Frame 1 (no input): blank canvas, image omitted
Frame 60 (the mouse pressed at the canvas centre just before this capture): blank canvas, image omitted
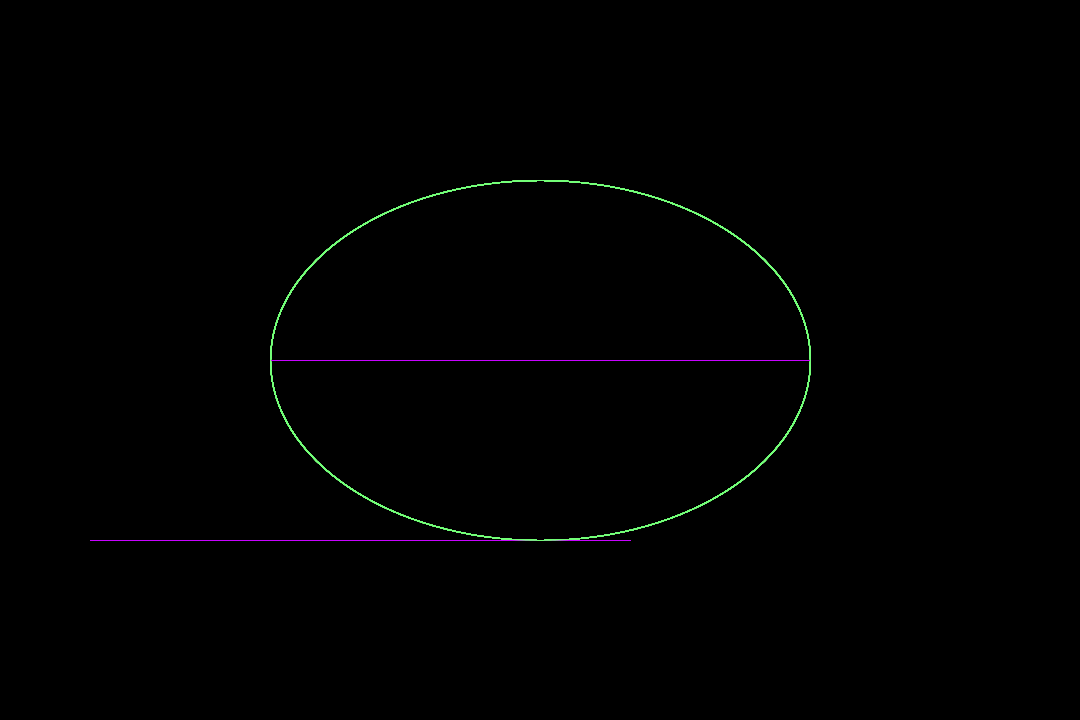
Frame 120 (the mouse held since frame 60 and released just before this capture)

The Processing sketch whose frames 1 and 60 were blank and that drew this single picture after the mouse press (run headless with seeded random() and noise(); from frame 60 on, the mouse is pressed at the canvas centre):

// Processing sketch: processing_146656
// ── processing_146656.pde

void setup(){
  size(1080,720);
  //the below thing is the background color
  background(mouseX,mouseY,#C6A2A2);
  
}

void draw(){
  //if i put background here there will be no trail
  if(mousePressed){
  stroke(#C703FF);
  fill(mouseX,#C703FF);
  ellipse(mouseX,mouseY,mouseX,mouseY%5);
  ellipse(mouseY,mouseX,mouseX,mouseY%5);
  
    stroke(#74FF79);
    fill(mouseY,#74FF79);
    ellipse(mouseX,mouseY,mouseX,mouseY);
  }
  else{
  }
}
